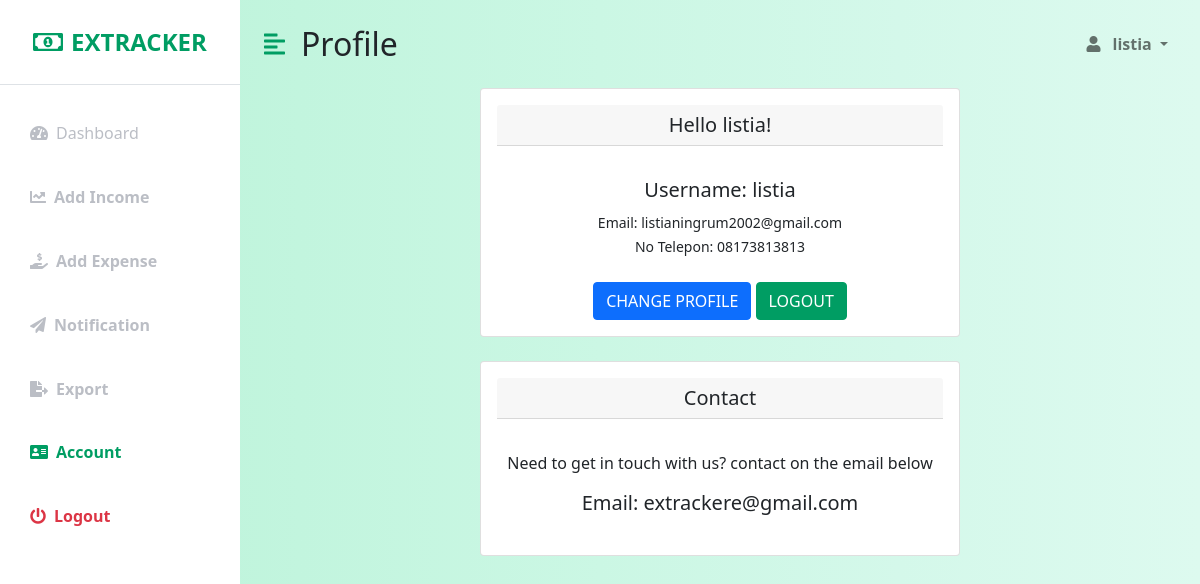
The page /ExTracker/account.php (signed in) on the database its author committed.
### tables this page shows
CREATE TABLE `akun` (
  `id_akun` int(11) NOT NULL,
  `username` varchar(50) DEFAULT NULL,
  `password` varchar(20) DEFAULT NULL,
  `id_user` int(11) DEFAULT NULL,
  `id_admin` int(11) DEFAULT NULL
);

CREATE TABLE `user` (
  `id_user` int(11) NOT NULL,
  `nama` varchar(100) DEFAULT NULL,
  `no_telepon` varchar(20) DEFAULT NULL,
  `email` varchar(50) DEFAULT NULL
);

### ExTracker/class/DB.php (called while the page is built, shortened)
<?php
class DB{
  private $_host = '127.0.0.1';
  private $_dbname = 'db_expense_tracker';
  private $_username = 'root';
  private $_password = '';
  private static $_instance = null;
  private $_pdo;
  private $_columnName = "*";
  private $_orderBy = "";
  private function __construct(){
    try {
      $this->_pdo = new PDO('mysql:host='.$this->_host.';dbname='.$this->_dbname,
                             $this->_username, $this->_password);
    } catch (PDOException $e){
      die("Error ".$e->getMessage(). " (".$e->getCode().")");
    }
  }
  public static function getInstance(){
    if(!isset(self::$_instance)) {
      self::$_instance = new DB();
    }
    return self::$_instance;
  }
  public function runQuery($query, $bindValue = []){
    try {
      $stmt = $this->_pdo->prepare($query);
      $stmt->execute($bindValue);
    }
    catch (PDOException $e){
      die("Error: ".$e->getMessage(). " (".$e->getCode().")");
    }
    return $stmt;
  }
  public function getQuery($query,$bindValue = []){
    return $this->runQuery($query,$bindValue)->fetchAll(PDO::FETCH_OBJ);
  }
  public function get($tableName, $condition = "", $bindValue = []){
    $query = "SELECT {$this->_columnName} FROM {$tableName} {$condition} {$this->_orderBy}";
    $this->_columnName = "*";
    $this->_orderBy = "";
    return $this->getQuery($query, $bindValue);
  }
  public function getWhere($tableName, $condition){
    $queryCondition ="WHERE {$condition[0]} {$condition[1]} ? ";
    return $this->get($tableName,$queryCondition,[$condition[2]]);
  }
  public function getWhereOnce($tableName, $condition){
    $result = $this->getWhere($tableName,$condition);
    if (!empty($result)) {
      return $result[0];
    } else {
      return false;
    }
  }
}

### ExTracker/class/User.php (called while the page is built, shortened)
<?php
class User{
  private $_formItem = [];
  private $_db = null;
  public function __construct(){
    $this->_db = DB::getInstance();
  }
  public function getItem($item){
    return isset($this->_formItem[$item]) ? $this->_formItem[$item] : '';
  }
  public function generate($id){
    $result = $this->_db->getWhereOnce('user',['id_user','=',$id]);
    foreach ($result as $key => $val) {
      $this->_formItem[$key] = $val;
    }
  }
}

### ExTracker/class/Akun.php (called while the page is built, shortened)
<?php
class Akun{
  private $_formItem = [];
  private $_db = null;
  public function __construct(){
    $this->_db = DB::getInstance();
  }
  public function getItem($item){
    return isset($this->_formItem[$item]) ? $this->_formItem[$item] : '';
  }
  public function generate($id){
    $result = $this->_db->getWhereOnce('akun',['id_akun','=',$id]);
    foreach ($result as $key => $val) {
      $this->_formItem[$key] = $val;
    }
  }
}

### ExTracker/account.php (the view, shortened to what this page needs)
<?php
  require './class/DB.php';
  require './class/Akun.php';
  require './class/User.php';
  $id_akun = $_SESSION["id_akun"];
  $DB = DB::getInstance();
  $akun = new Akun();
  $akun->generate($id_akun);
?>
<!DOCTYPE html>
<html lang="en">
<head>
    <link href="https://cdn.jsdelivr.net/npm/bootstrap@5.0.0-beta3/dist/css/bootstrap.min.css" rel="stylesheet" />
    <link rel="stylesheet" href="https://cdnjs.cloudflare.com/ajax/libs/font-awesome/5.15.3/css/all.min.css" />
    <link rel="stylesheet" href="assets/css/style.css" />
</head>
<body>
    <div class="d-flex" id="wrapper">
        <div class="bg-white" id="sidebar-wrapper">
            <div class="sidebar-heading text-center py-4 primary-text fs-4 fw-bold text-uppercase border-bottom"><i
                    class="far fa-money-bill-alt me-2"></i>ExTracker</div>
            <div class="list-group list-group-flush my-3">
                <a href="index.php" class="list-group-item list-group-item-action bg-transparent second-text"><i
                        class="fas fa-tachometer-alt me-2"></i>Dashboard</a>
                <a href="add_income.php" class="list-group-item list-group-item-action bg-transparent second-text fw-bold"><i
                        class="fas fa-chart-line me-2"></i>Add Income</a>
                <a href="add_expense.php" class="list-group-item list-group-item-action bg-transparent second-text fw-bold"><i
                        class="fas fa-hand-holding-usd me-2"></i></i>Add Expense</a>
                <a href="notification.php" class="list-group-item list-group-item-action bg-transparent second-text fw-bold"><i
                        class="fas fa-paper-plane me-2"></i>Notification</a>
                <a href="export.php" class="list-group-item list-group-item-action bg-transparent second-text fw-bold"><i
                        class="fas fa-file-export me-2"></i>Export</a>
                <a href="account.php" class="list-group-item list-group-item-action bg-transparent second-text fw-bold active"><i
                        class="fas fa-address-card me-2"></i>Account</a>
                <a href="logout.php" class="list-group-item list-group-item-action bg-transparent text-danger fw-bold"><i
                        class="fas fa-power-off me-2"></i>Logout</a>
            </div>
        </div>
        <div id="page-content-wrapper">
            <nav class="navbar navbar-expand-lg navbar-light bg-transparent py-4 px-4">
                <div class="d-flex align-items-center">
                    <i class="fas fa-align-left primary-text fs-4 me-3" id="menu-toggle"></i>
                    <h2 class="fs-2 m-0">Profile</h2>
                </div>
                <div class="collapse navbar-collapse" id="navbarSupportedContent">
                    <ul class="navbar-nav ms-auto mb-2 mb-lg-0">
                        <li class="nav-item dropdown">
                            <a class="nav-link dropdown-toggle second-text fw-bold" href="#" id="navbarDropdown"
                                role="button" data-bs-toggle="dropdown" aria-expanded="false">
                                <i class="fas fa-user me-2"></i>
                                <?php
                                    $data_akun = $DB->getWhereOnce('akun',['id_akun','=',$id_akun]);
                                    echo $data_akun->username;
                                ?>
                            </a>
                        </li>
                    </ul>
                </div>
            </nav>
            <div  class="d-flex justify-content-center">
                <div class="card text-center" style="width: 30rem;">
                    <div class="card-body">
                        <?php
                            $user = new User();
                            $user->generate($akun->getItem('id_user'));
                                ?>
                            <h5 class="card-header"><?php echo "Hello " .$user->getItem('nama') ."!"; ?></h5>
                            <div class="img mb-2"> <img src="" width="70" class="rounded-circle"> </div>
                            <h5><?php echo "Username: " .$akun->getItem('username'); ?></h5>
                            <small><?php echo "Email: " .$user->getItem('email'); ?></small><br>
                            <small><?php echo "No Telepon: " .$user->getItem('no_telepon'); ?></small>
                            <div class="mt-4 apointment">
                            <?php
                            echo "<a class=\"btn btn-primary text-uppercase\" href=\"./change_profile.php?id=$id_akun\">Change Profile</a>";
                            ?>
                            <a href="logout.php" style="border: 1px solid #009d63; background-color:#009d63;" class="w-30 btn btn-primary text-uppercase">Logout</a>
                        </div>
                    </div>
                </div>
            </div><br>
            <div  class="d-flex justify-content-center">
                <div class="card text-center" style="width: 30rem;">
                    <div class="card-body">
                            <h5 class="card-header">Contact</h5>
                            <div class="img mb-2"> <img src="" width="70" class="rounded-circle"> </div>
                            <p>Need to get in touch with us? contact on the email below</p>
                            <h5>Email: extrackere@gmail.com</h5>
                    </div>
                </div>
            </div>
        </div>
    </div>
</body>
</html>

### ExTracker/assets/css/style.css (style rules this page uses)
:root { --main-bg-color: #009d63; --main-text-color: #009d63; --second-text-color: #bbbec5; --second-bg-color: #c1efde; background-image:linear-gradient(rgba(167, 236, 205, 0.9),rgba(138, 218, 201, 0.9)); }
.primary-text { color: var(--main-text-color); }
.second-text { color: var(--second-text-color); }
#wrapper { overflow-x: hidden; background-image: linear-gradient( to right, #baf3d7, #c2f5de, #cbf7e4, #d4f8ea, #ddfaef ); }
#sidebar-wrapper { min-height: 100vh; margin-left: -15rem; -webkit-transition: margin 0.25s ease-out; -moz-transition: margin 0.25s ease-out; -o-transition: margin 0.25s ease-out; transition: margin 0.25s ease-out; }
#sidebar-wrapper .sidebar-heading { padding: 0.875rem 1.25rem; font-size: 1.2rem; }
#sidebar-wrapper .list-group { width: 15rem; }
#page-content-wrapper { min-width: 100vw; }
#menu-toggle { cursor: pointer; }
.list-group-item { border: none; padding: 20px 30px; }
.list-group-item.active { background-color: transparent; color: var(--main-text-color); font-weight: bold; border: none; }
@media (min-width: 768px) { #sidebar-wrapper { margin-left: 0; } }
@media (min-width: 768px) { #page-content-wrapper { min-width: 0; width: 100%; } }

### rows shown on the page
akun: username "listia"
user: nama "listia", email "listianingrum2002@gmail.com", no_telepon "08173813813"
